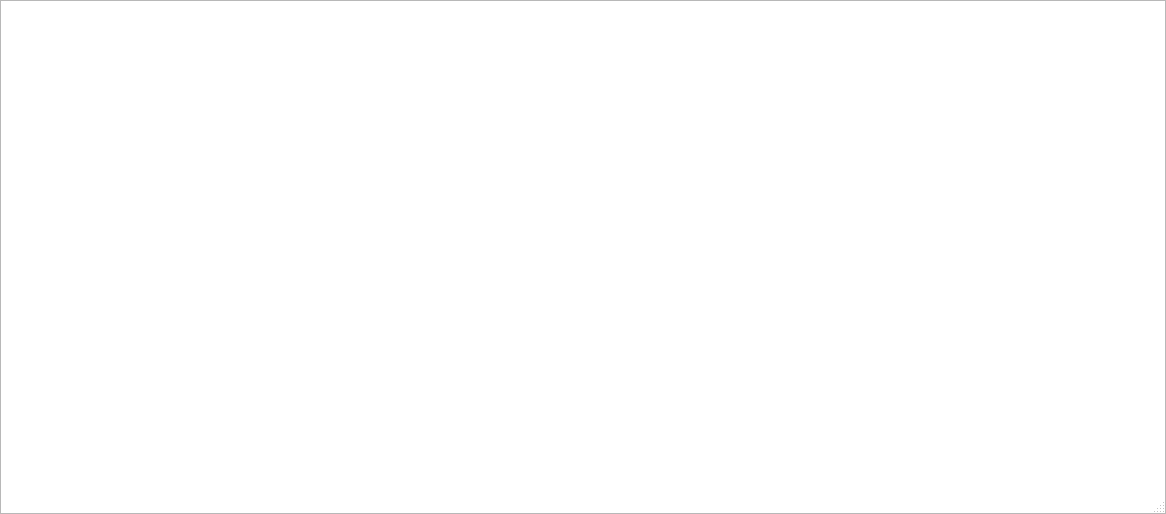
<?xml version="1.0" encoding="UTF-8"?>
<ui version="4.0">
 <class>TableView</class>
 <widget class="QDialog" name="TableView">
  <property name="geometry">
   <rect>
    <x>0</x>
    <y>0</y>
    <width>1166</width>
    <height>514</height>
   </rect>
  </property>
  <property name="windowTitle">
   <string>Folder Images</string>
  </property>
  <property name="sizeGripEnabled">
   <bool>true</bool>
  </property>
  <property name="modal">
   <bool>true</bool>
  </property>
  <widget class="QTableView" name="tableView">
   <property name="geometry">
    <rect>
     <x>0</x>
     <y>0</y>
     <width>1166</width>
     <height>514</height>
    </rect>
   </property>
   <property name="dragEnabled">
    <bool>true</bool>
   </property>
   <property name="alternatingRowColors">
    <bool>true</bool>
   </property>
   <attribute name="horizontalHeaderCascadingSectionResizes">
    <bool>true</bool>
   </attribute>
   <attribute name="horizontalHeaderShowSortIndicator" stdset="0">
    <bool>true</bool>
   </attribute>
   <attribute name="horizontalHeaderStretchLastSection">
    <bool>true</bool>
   </attribute>
   <attribute name="verticalHeaderVisible">
    <bool>false</bool>
   </attribute>
   <attribute name="verticalHeaderCascadingSectionResizes">
    <bool>true</bool>
   </attribute>
  </widget>
 </widget>
 <resources/>
 <connections/>
</ui>
